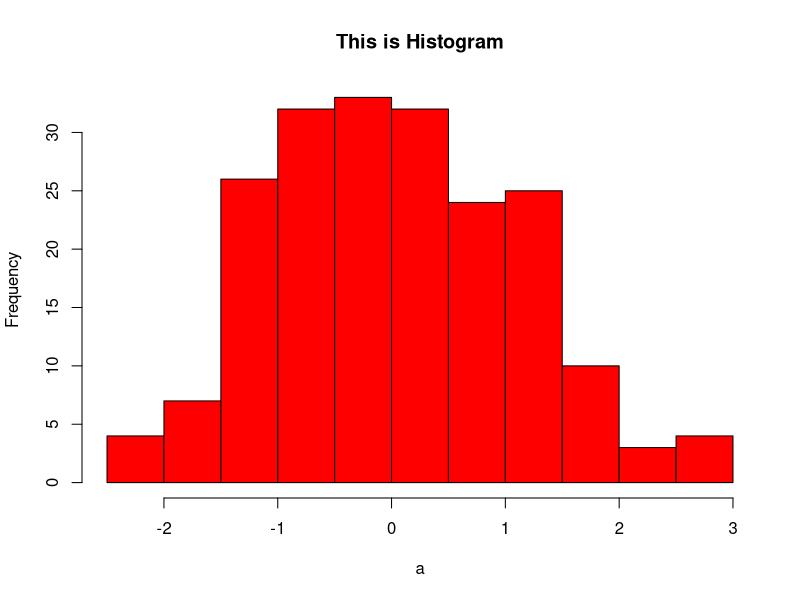

R code for this plot:
# Title     : TODO
# Objective : TODO
# Created by: justk
# Created on: 2021-05-09

a <- rnorm(200)
hist(a, col = 'RED',main = 'This is Histogram')